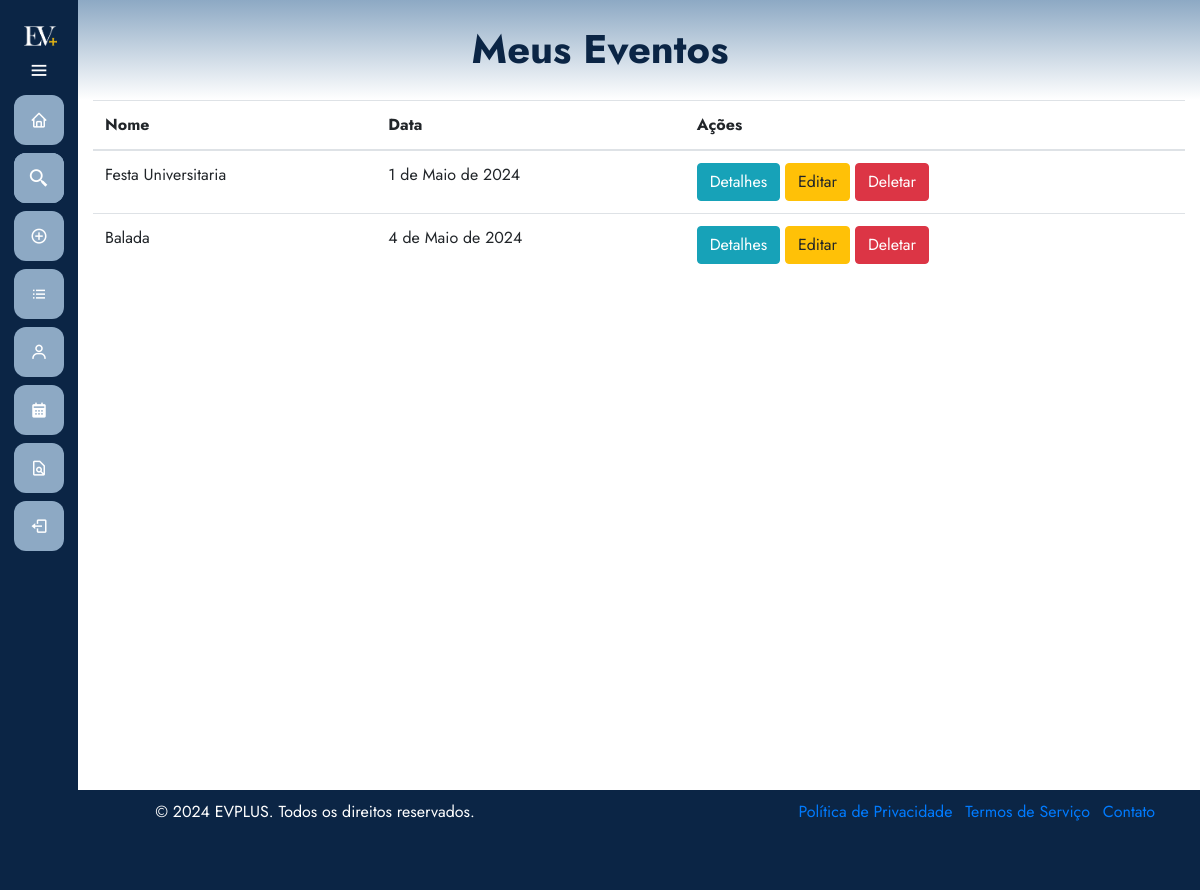
Before: /eventos/meuseventos/ (signed in) with the older database file.
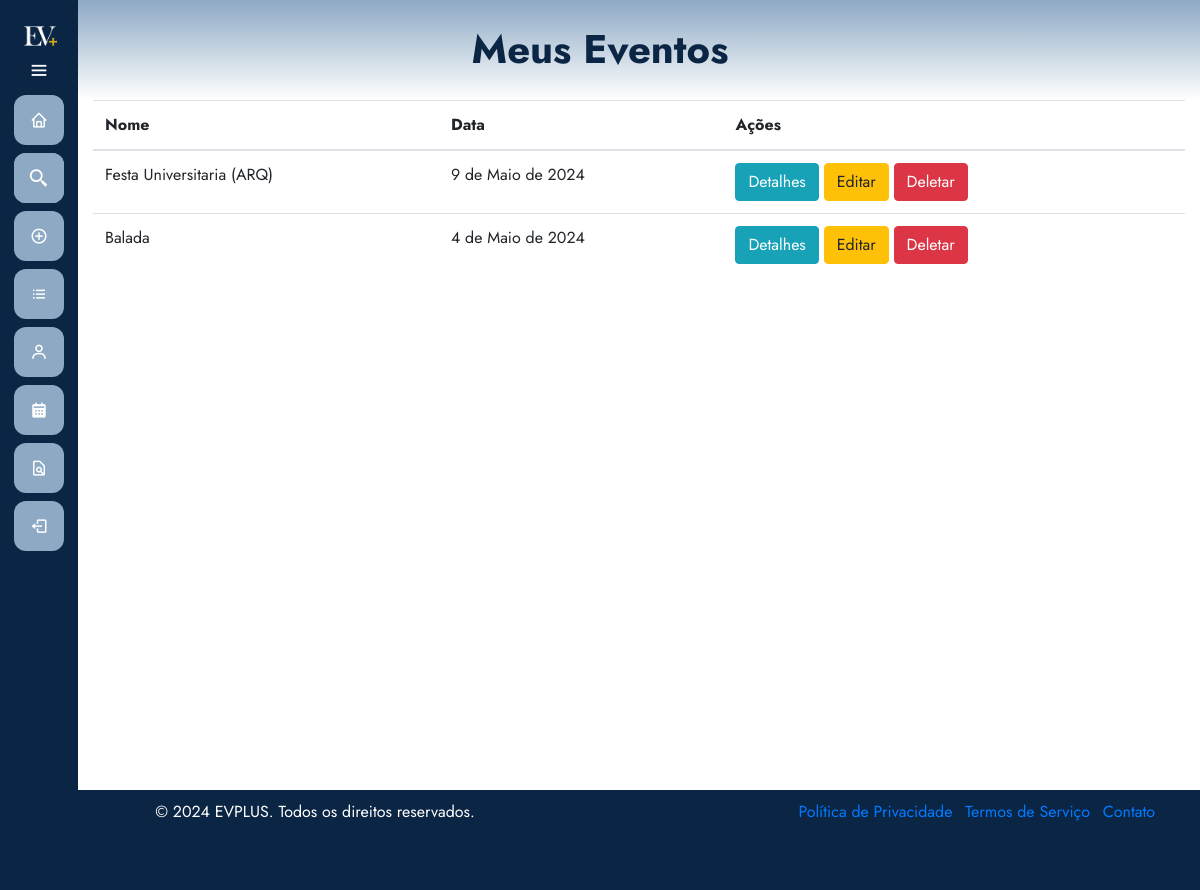
After: the same page with the newer database file.
### eventos/models.py (models this page shows, shortened)
class Evento(models.Model):
    user = models.ForeignKey(User, on_delete=models.CASCADE)
    name = models.CharField(max_length=100)
    description = models.TextField()
    local = models.CharField(max_length=100)
    date = models.DateField()
    time = models.TimeField()
    category = models.CharField(max_length=100)
    banner = models.ImageField(upload_to='eventos', null=True, blank=True)

### eventos/views.py (the view)
# urls.py: path('meuseventos/', views.listarEventos, name='meuseventos'),
@permission_required('eventos.view_evento', login_url='/auth/login/')
def listarEventos(request):
    exibir_sidebar = True
    eventos = Evento.objects.filter(user=request.user)
    return render(request, 'meusEventos.html', {'eventos': eventos, 'exibir_sidebar': exibir_sidebar})

### eventos/templates/meuseventos.html (shortened to what this page needs)
{% extends 'base.html' %}
{% load static %}
{% block 'head' %}
    <link rel="stylesheet" href="{% static 'eventos/css/meuseventos.css' %}">
{% endblock %}
{% block 'dashboard' %}
    <div class="container">
        <div class="row">
            <div class="col-md-12">
                <table class="table">
                    <thead>
                        <tr>
                            <th>Nome</th>
                            <th>Data</th>
                            <th>Ações</th>
                        </tr>
                    </thead>
                    <tbody>
                        {% for evento in eventos %}
                            <tr>
                                <td>{{ evento.name }}</td>
                                <td>{{ evento.date }}</td>
                                <td>
                                    <a href="{% url 'eventos:detalhes_evento' evento.id %}" class="btn btn-info">Detalhes</a>
                                    <a href="{% url 'eventos:editar_evento' evento.id %}" class="btn btn-warning">Editar</a>
                                    <a href="{% url 'eventos:deletar_evento' evento.id %}" class="btn btn-danger">Deletar</a>
                                </td>
                            </tr>
                        {% endfor %}
                    </tbody>
                </table>
            </div>
        </div>
    </div>
{% endblock %}

Changed rows visible on the page:
changed Evento: name "Festa Universitaria" → "Festa Universitaria (ARQ)"; date "1 de Maio de 2024" → "9 de Maio de 2024"
